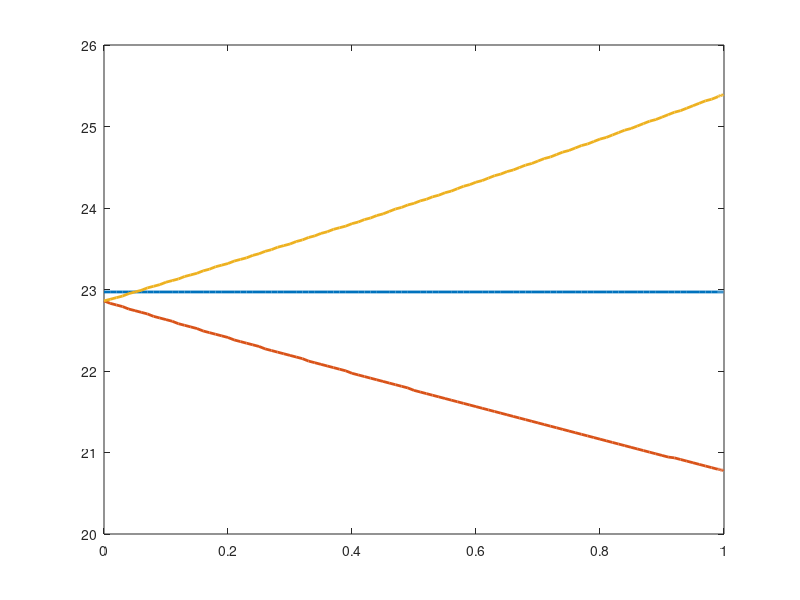

The MATLAB source for this figure: (Note: this script raises an error after producing the figure.)
% Code designed to demonstrate detection of universal inertial frame (UIF)
function UIF_via_gravity()
%% initializations, constants and simple functions
% initialization
clear all
clc
close all

% constants
c  = 299792458;  % [m/s] speed of light
G  = 6.6744e-11; % [m^3/(kg s)] gravitational constant
Me = 5.97219e24; % [kg] earth's mass
Ms = 333000*Me;  % [kg] sun's mass
et = 0.5*c^2;    % [m^2/s^2] specific total energy
AU = 152.03e9;   % [m] distance from sun to earth

% simple functions
gamma       = @(v) 1./sqrt(1-v.^2);
add_vel     = @(v1_in,v2_in) (v1_in+v2_in)/(1 + v1_in*v2_in);
grav_2_dt   = @(g,r) sqrt(1-g*r/et);
r_2_gravObj = @(M,r) G*M/r^2;
gravimeter  = @(dtnear_dtfar,dr) (c^2/(2*dr))*(1-(dtnear_dtfar)^2);

%% experiement: travel two gravimeters (probes) towards center of massed object (MO)
% set conditions (in MO's frame)
M_MO      = 1e3*Ms; % [kg] mass of object at center of experiment
r_measure = AU/2;   % [m] nearest clock distance from center of MO
probe_dv  = 0.1;    % [frac of c] speed of probes relative to MO
gmtr_dr   = 1000;   % [m] clocks distance apart when stationary

% initialize
gr_orbit_all  = [];
gr_probe1_all = [];
gr_probe2_all = [];

% loop through range of MO velocities
v_obj_all = [0:0.01:0.99 0.99:0.001:0.999]; % [frac of c] speed of MO (in UIF)
for ivo = 1 : length(v_obj_all)
    % (in UIF)
    v_obj         = v_obj_all(ivo);           % [frac of c] velocity of MO
    v_p1          = add_vel(v_obj,probe_dv);  % [frac of c] velocity of probe1
    v_p2          = add_vel(v_obj,-probe_dv); % [frac of c] velocity of probe2
    drUIF_drp_obj = gamma(v_obj);             % [-] kinetic differential for MO
    drUIF_drp_p1  = gamma(v_p1);              % [-] kinetic differential for probe1
    drUIF_drp_p2  = gamma(v_p2);              % [-] kinetic differential for probe2
    
    % determine kinetic time/space dilation effects on grivimeters (in UIF)
    gmtr_dr_UIF_obj = gmtr_dr/drUIF_drp_obj; % [m] clocks distance apart
    gmtr_dr_UIF_p1  = gmtr_dr/drUIF_drp_p1;  % [m] clocks distance apart
    gmtr_dr_UIF_p2  = gmtr_dr/drUIF_drp_p2;  % [m] clocks distance apart
    
    % determine effects on gravimeter from orbit of MO (in  MO frame)
    dr_obit       = drUIF_drp_obj*gmtr_dr_UIF_obj;       % [m] clocks distance apart
    r_f_orbit     = r_measure+dr_obit;                   % [m] farthest clock distance to MO
    r_n_orbit     = r_measure;                           % [m] nearest clock distance to MO
    dtn_dtf_orbit = frames_dtn_dtf(r_f_orbit,r_n_orbit); % [-] clock differential
    g_m_orbit     = gravimeter(dtn_dtf_orbit,gmtr_dr);   % [m/s^2] measured g
    
    % determine effects on gravimeter from probe 1 (in  MO frame)
    dr_p1          = drUIF_drp_obj*gmtr_dr_UIF_p1;          % [m] clocks distance apart
    r_f_probe1     = r_measure+dr_p1;                       % [m] farthest clock distance to MO
    r_n_probe1     = r_measure;                             % [m] nearest clock distance to MO
    dtn_dtf_probe1 = frames_dtn_dtf(r_f_probe1,r_n_probe1); % [-] clock differential
    g_m_probe1     = gravimeter(dtn_dtf_probe1,gmtr_dr);    % [m/s^2] measured g
    
    % determine effects on gravimeter from probe 2 (in  MO frame)
    dr_probe2      = drUIF_drp_obj*gmtr_dr_UIF_p2;          % [m] clocks distance apart
    r_f_probe2     = r_measure+dr_probe2;                   % [m] farthest clock distance to MO
    r_n_probe2     = r_measure;                             % [m] nearest clock distance to MO
    dtn_dtf_probe2 = frames_dtn_dtf(r_f_probe2,r_n_probe2); % [-] clock differential
    g_m_probe2     = gravimeter(dtn_dtf_probe2,gmtr_dr);    % [m/s^2] measured g
    
    % store results
    gr_orbit_all  = [gr_orbit_all g_m_orbit];
    gr_probe1_all = [gr_probe1_all g_m_probe1];
    gr_probe2_all = [gr_probe2_all g_m_probe2];
end

% plot results
fig = figure(1);
hold off
plot(v_obj_all, gr_orbit_all,'LineWidth',2);
hold on
plot(v_obj_all, gr_probe1_all,'LineWidth',2);
plot(v_obj_all, gr_probe2_all,'LineWidth',2);

% clean up plot
legend('Orbital g(r)','Gravimeter1 g(r)','Gravimeter2 g(r)','FontSize',16,'location','NW');
xlabel({'Dimensional Velocity of Massed Object [fraction of c]','With Respect to UIF'},'FontSize',16);
ylabel('Measured $g(r)~\left[\frac{m}{s^2}\right]$','FontSize',16,'Interpreter','latex');
grid on
a = get(gca,'XTickLabel');
set(gca,'XTickLabel',a,'fontsize',16)
xticks([0:.1:1]);
title({'UIF Detection Gravimeter Experiment'},'fontsize',16);
annotation(fig, 'textbox', [.13 .10 .8 .2], 'String'...
    ,sprintf('Mass of massed object: %d [Solar Masses]',M_MO/Ms)...
    ,'EdgeColor','none','FontSize',14);
annotation(fig, 'textbox', [.13 .07 .8 .2], 'String'...
    ,sprintf('Gravimeter clocks original distance apart: %d [km]',gmtr_dr/1e3)...
    ,'EdgeColor','none','FontSize',14);
annotation(fig, 'textbox', [.13 .04 .8 .2], 'String'...
    ,sprintf('Measurement distance from center of mass: %0.1f [AU]',r_measure/AU)...
    ,'EdgeColor','none','FontSize',14);
annotation(fig, 'textbox', [.13 .01 .8 .2], 'String'...
    ,sprintf('Speed of probes relative to massed object: %0.1f [fraction of c]',probe_dv)...
    ,'EdgeColor','none','FontSize',14);

%% supporting function
    function dtn_dtf = frames_dtn_dtf(r_f,r_n)
        % (in MO frame)
        g_f     = r_2_gravObj(M_MO,r_f); % gravitational specific force at clock farthest from MO
        g_n     = r_2_gravObj(M_MO,r_n); % gravitational specific force at clock nearest to MO
        dt_f    = grav_2_dt(g_f,r_f);    % time dilation of clock farthest from MO
        dt_n    = grav_2_dt(g_n,r_n);    % time dilation of clock nearest to MO
        dtn_dtf = dt_n/dt_f;             % relative time differential between closest and farthest clock
    end
end